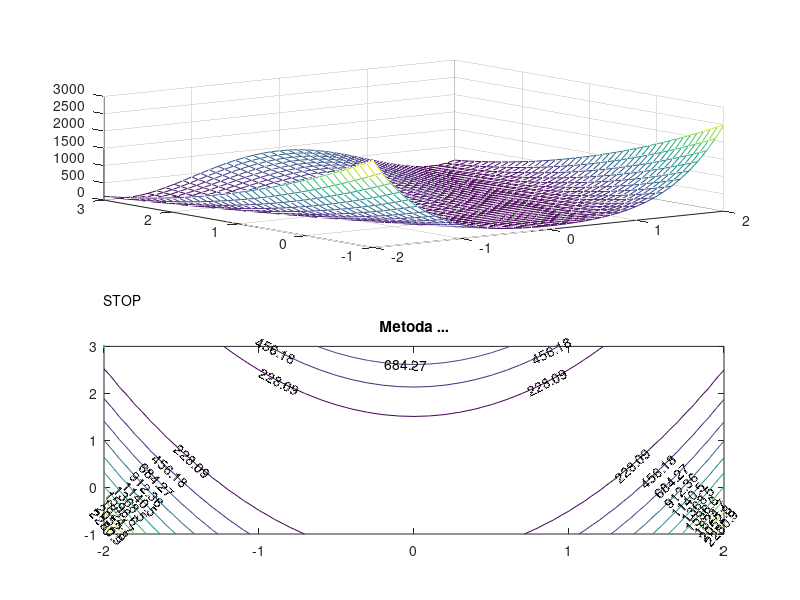

The MATLAB source for this figure:
clc
clear
close

tic
%[x,y]=meshgrid([-5:0.1:5],[-5:0.1:5]);
[x,y]=meshgrid([-2:0.1:2],[-1:0.1:3]);
%[x,y]=meshgrid([-20:0.1:20],[-20:0.1:20]);
x0=-3;
y0=2;
k=1;
dokl=0.0001;
dx(1)=x0;
dy(1)=y0;

%f1=@(x,y) (x.^2)+(y.^2);
f1=@(x,y) (100*(y-(x.^2)).^2)+(1-x).^2;
%f1=@(x,y) -(cos(x).*cos(y).*exp(-(  ((x-pi).^2) + (y-pi).^2)));

subplot(2,1,1)
mesh(x,y,f1(x,y))
subplot(2,1,2)
[c,h]=contour(x,y,f1(x,y))
title('Metoda ...')
%axis square
clabel(c,h)
hold on
czybyl=0;
iteracje=1;

while(k>dokl)
    [w,p]=min([f1(x0,y0),f1(x0,y0+k),f1(x0+k,y0),f1(x0,y0-k),f1(x0-k,y0),f1(x0+k,y0+k),f1(x0+k,y0-k),f1(x0-k,y0-k),f1(x0-k,y0+k)]);
    iteracje=iteracje+1;
    switch(p)
        case 1
            k=k/2;
            czybyl=czybyl+1;
            dx(iteracje)=x0;
            dy(iteracje)=y0;
            if(czybyl>6)
               break; 
            end
            continue;
        case 2
            y0=y0+k;
            dx(iteracje)=x0;
            dy(iteracje)=y0;
           czybyl=0;
            continue;
        case 3
            x0=x0+k;
            dx(iteracje)=x0;
            dy(iteracje)=y0;
            czybyl=0;
            continue;
        case 4
            y0=y0-k;
            dx(iteracje)=x0;
            dy(iteracje)=y0;
            czybyl=0;
            continue;
        case 5
            x0=x0-k;
            dx(iteracje)=x0;
            dy(iteracje)=y0;
            czybyl=0;
           continue;   
         case 6
            x0=x0+k;
            y0=y0+k;
            dx(iteracje)=x0;
            dy(iteracje)=y0;
            czybyl=0;
           continue;   
          case 7
            x0=x0+k;
            y0=y0-k;
            dx(iteracje)=x0;
            dy(iteracje)=y0;
            czybyl=0;
           continue; 
        case 8
            x0=x0-k;
            y0=y0-k;
            dx(iteracje)=x0;
            dy(iteracje)=y0;
            czybyl=0;
           continue; 
         case 9
            x0=x0-k;
            y0=y0+k;
            dx(iteracje)=x0;
            dy(iteracje)=y0;
            czybyl=0;
           continue; 
    end  
end

plot(dx(1),dy(1),'r*')
text(dx(1),dy(1),'START')
plot(dx(end),dy(end),'r*')
text(dx(end),dy(end),'STOP')

plot(dx(2:end-1),dy(2:end-1),'g.')
plot(dx,dy)

toc

x0
y0
f1(x0,y0)
iteracje-1
%dx
%dy

%-2 3
%